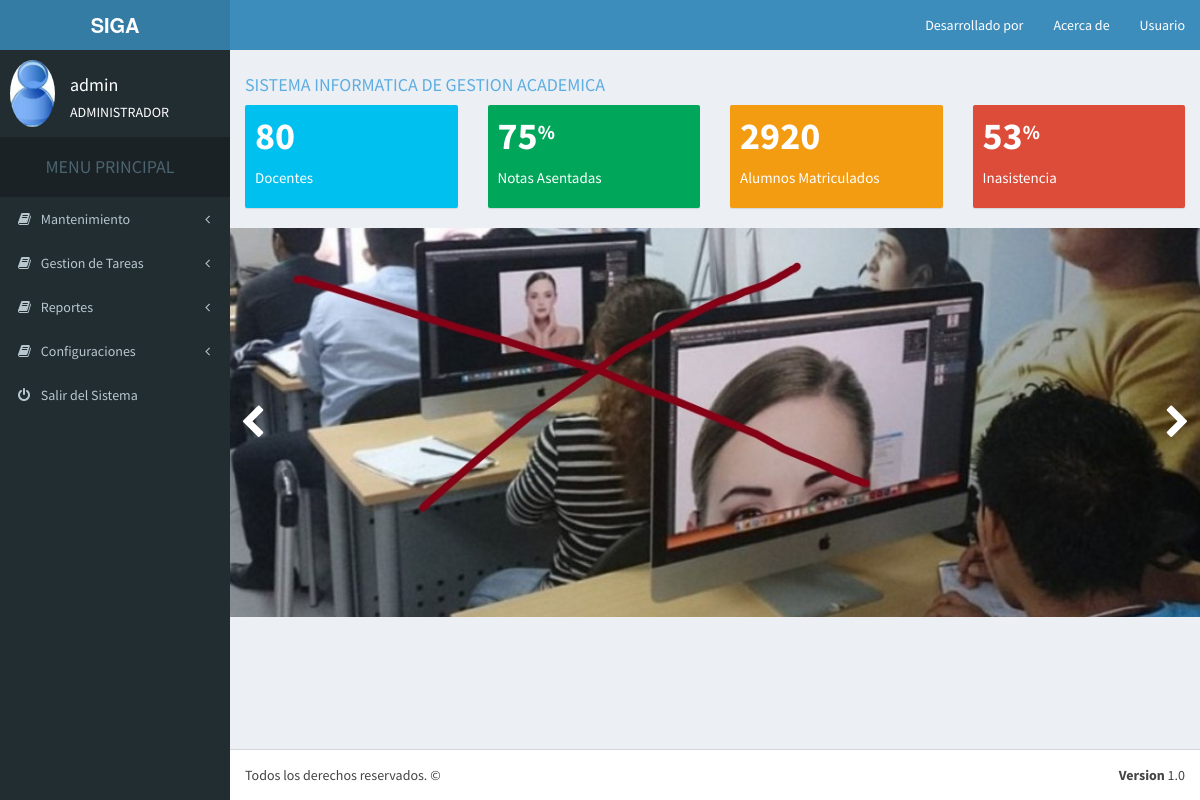
The page /php/menu.php (signed in) on the database its author committed.
### tables this page shows
CREATE TABLE `adm_parametros` (
  `par_nombreLargo` varchar(60) DEFAULT NULL,
  `par_nombreCorto` varchar(4) DEFAULT NULL
);

CREATE TABLE `adm_usuarios` (
  `usu_id` varchar(10) NOT NULL,
  `usu_nombre` varchar(60) DEFAULT NULL,
  `usu_password` varchar(60) DEFAULT NULL,
  `usu_rol` int(11) DEFAULT NULL,
  `usu_estado` varchar(1) DEFAULT NULL,
  PRIMARY KEY (`usu_id`),
  KEY `usu_rol` (`usu_rol`),
  CONSTRAINT `adm_usuarios_ibfk_1` FOREIGN KEY (`usu_rol`) REFERENCES `adm_roles` (`rol_id`)
);

CREATE TABLE `adm_roles` (
  `rol_id` int(11) NOT NULL AUTO_INCREMENT,
  `rol_descripcion` varchar(60) DEFAULT NULL,
  `rol_estado` varchar(1) DEFAULT NULL,
  PRIMARY KEY (`rol_id`)
);

CREATE TABLE `adm_programas` (
  `pro_id` int(11) NOT NULL AUTO_INCREMENT,
  `pro_descripcion` varchar(60) DEFAULT NULL,
  `pro_sistema` int(11) DEFAULT NULL,
  `pro_ruta` varchar(100) DEFAULT NULL,
  `pro_target` varchar(1) DEFAULT NULL,
  `pro_icono` varchar(60) DEFAULT NULL,
  `pro_estado` varchar(1) DEFAULT NULL,
  PRIMARY KEY (`pro_id`),
  KEY `pro_sistema` (`pro_sistema`),
  CONSTRAINT `adm_programas_ibfk_1` FOREIGN KEY (`pro_sistema`) REFERENCES `adm_sistemas` (`sis_id`)
);

### php/conexion.php (called while the page is built, shortened)
<?php
	$mysqli = new mysqli('localhost', 'root', 'root', '4g');
	if($mysqli->connect_error)
	{
		die('Error en la conexion' . $mysqli->connect_error);
	}
	else
	{
		$user = $_SESSION['_user'];
	}
 ?>

### php/menu.php (the view, shortened to what this page needs)
<?php
  include("conexion.php");
  $id_system  = $_SESSION["_system"];
  $sql = "SELECT * FROM adm_parametros ";
  $fila = mysqli_fetch_assoc(mysqli_query($conexion, $sql) );
  $xx_nombre_largo    = $fila['par_nombreLargo'];
  $xx_nombre_corto    = $fila['par_nombreCorto'];
  $sql = "SELECT * FROM adm_usuarios, adm_roles WHERE usu_id = '$user' AND usu_rol = rol_id ";
  $fila = mysqli_fetch_assoc(mysqli_query($conexion, $sql));
  $xx_tipo_usuario = $fila['rol_descripcion'];
  $xx_name_usuario = $fila['usu_nombre'];
  if (!file_exists($foto_user))
  { $foto_user = "../imagenes/avatar.jpg"; }
  $cadena = "";
  $result = mysqli_query($conexion,
                        " SELECT * FROM adm_menus, adm_programas, adm_sistemas
                          WHERE adm_menus.adm_programa = adm_programas.pro_id
                          AND adm_sistema = $id_system AND adm_tipo = 'P'
                          AND sis_id =  adm_sistema
                      ");
  while($data = mysqli_fetch_assoc($result))
  {
    $sistema_name = $data['sis_descripcion'];
    $menuPadre    = $data['adm_padre'];
    $menuName     = $data['pro_descripcion'];
    $cadena       = $cadena."
                            <li class='treeview'>
                              <a href=''>
                                <i class='fa fa-book'></i> <span>$menuName</span>
                                <span class='pull-right-container'> <i class='fa fa-angle-left pull-right'></i></span>
                              </a>
                              <ul class='treeview-menu'>
                            ";
    $result2 = mysqli_query($conexion,
                          " SELECT * FROM adm_menus, adm_programas, adm_permisos, adm_usuarios, adm_roles, adm_sistemas
                            WHERE adm_padre = $menuPadre
                            AND pro_id = adm_programa
                            AND adm_tipo = 'H'
                            AND pro_id = per_programa
                            AND rol_id = usu_rol
                            AND usu_id  = '$user'
                            AND rol_estado = 'A'
                            AND sis_estado = 'A'
                            AND sis_id = $id_system
                        ");
    while($data2 = mysqli_fetch_assoc($result2))
    {
      $program_id   = $data2['pro_id'];
      $program_name = $data2['pro_descripcion'];
      $program_ruta = $data2['pro_ruta'];
      $program_blank= "";
      $cadena      = $cadena."
                        <li class='active' onclick='set_cookie(\"cookie_id_program\",\"$program_id\")'><a href='$program_ruta' $program_blank >
                        <i class='fa fa-circle-o'></i> $program_name </a></li>
                      ";
    }
    $cadena      = $cadena."
                    </ul>
                    </li>
                      ";
  }
  $presentar = "
  <!DOCTYPE html>
  <html>
  <head>
    <link rel='stylesheet' href='../css/estilos_slider.css'>
    <link rel='stylesheet' href='../css/font-awesome.css'>
    <title> $sistema_name </title>
    <link rel='stylesheet' href='../bootstrap/css/bootstrap.min.css'>
    <link rel='stylesheet' href='https://cdnjs.cloudflare.com/ajax/libs/font-awesome/4.5.0/css/font-awesome.min.css'>
    <link rel='stylesheet' href='https://cdnjs.cloudflare.com/ajax/libs/ionicons/2.0.1/css/ionicons.min.css'>
    <link rel='stylesheet' href='../dist/css/AdminLTE.min.css'>
    <link rel='stylesheet' href='../dist/css/skins/_all-skins.min.css'>
    <link rel='stylesheet' href='../plugins/jvectormap/jquery-jvectormap-1.2.2.css'>
    <link rel='stylesheet' href='../plugins/datepicker/datepicker3.css'>
    <link rel='stylesheet' href='../plugins/daterangepicker/daterangepicker.css'>
    <link rel='stylesheet' href='../plugins/bootstrap-wysihtml5/bootstrap3-wysihtml5.min.css'>
  </head>
  <body class='sidebar-mini skin-blue' data-gr-c-s-loaded='true' style='height: auto; min-height: 100%;'>
    <div class='wrapper'>
      <header class='main-header'>
        <a href='#' class='logo'>
          <span class='logo-mini'><b>$xx_nombre_corto </b></span>
          <span class='logo-lg'>  <b>$xx_nombre_corto </b></span>
        </a>
        <nav class='navbar navbar-static-top'>
          <div class='navbar-custom-menu'>
            <ul class='nav navbar-nav'>
              <li class='dropdown user user-menu'>
                <a href='#' class='dropdown-toggle' data-toggle='dropdown'>
                  <span class='hidden-xs'>Desarrollado por </span>
                </a>
              </li>
              <li class='dropdown user user-menu'>
                <a href='#' class='dropdown-toggle' data-toggle='dropdown'>
                  <span class='hidden-xs'>Acerca de</span>
                </a>
              </li>
              <li class='dropdown user user-menu'>
                <a href='#' class='dropdown-toggle' data-toggle='dropdown'>
                  <span class='hidden-xs'>Usuario</span>
                </a>
                    <img src='$foto_user' class='img-circle' alt='Foto Usuario'>
                    <p> $xx_name_usuario </p>
                    <p> $xx_tipo_usuario </p>
              </li>
            </ul>
          </div>
        </nav>
      </header>
      <aside class='main-sidebar'>
        <section class='sidebar'>
          <div class='user-panel'>
            <div class='pull-left image'>
              <img src='$foto_user' class='img-circle' alt='User Image'>
            </div>
            <div class='pull-left info'>
              <p> <h4> $user </h4>$xx_tipo_usuario </p>
            </div>
          </div>
          <ul class='sidebar-menu'>
            <li class='header'><h4> <center> MENU PRINCIPAL </center></h4></li>
            ".$cadena."
             <li>
              <a href='salir.php'>
                <i class='fa fa-power-off'></i> <span>Salir del Sistema</span>
              </a>
            </li>
          </ul>
        </section>
      </aside>
      <div class='content-wrapper'>
        <section class='content'>
          <marquee> <h4 style='color:rgba(93, 173, 226);'> $xx_nombre_largo </h4> </marquee>
          <div class='row'>
            <div class='col-lg-3 col-xs-6'>
              <div class='small-box bg-aqua'>
                <div class='inner'>
                  <h3>80</h3>
                  <p>Docentes</p>
                </div>
              </div>
            </div>
            <div class='col-lg-3 col-xs-6'>
              <div class='small-box bg-green'>
                <div class='inner'>
                  <h3>75<sup style='font-size: 20px'>%</sup></h3>
                  <p>Notas Asentadas</p>
                </div>
              </div>
            </div>
            <div class='col-lg-3 col-xs-6'>
              <div class='small-box bg-yellow'>
                <div class='inner'>
                  <h3>2920</h3>
                  <p>Alumnos Matriculados</p>
                </div>
              </div>
            </div>
            <div class='col-lg-3 col-xs-6'>
              <div class='small-box bg-red'>
                <div class='inner'>
                  <h3>53<sup style='font-size: 20px'>%</sup></h3>
                  <p>Inasistencia</p>
                </div>
              </div>
            </div>
          </div>
          <div class='row'>
            <div class='slideshow'>
              <ul class='slider'>
                <li> <img src='../imagenes/1.jpg' alt=''> </li>
              </ul>
              <div class='left'> <span class='fa fa-chevron-left'></span> </div>
              <div class='right'> <span class='fa fa-chevron-right'></span> </div>
            </div>
          </div>
        </section>
      </div>
      <footer class='main-footer'>
        <div class='pull-right hidden-xs'>
          <b>Version</b> 1.0
        </div>
        Todos los derechos reservados. &copy;
      </footer>
    </div>
  </body>
  </html>
  ";
echo $presentar;
?>

### css/estilos_slider.css (style rules this page uses)
* { margin: 0; padding: 0; -webkit-box-sizing: border-box; -moz-box-sizing: border-box; box-sizing: border-box; }
ul,ol { list-style: none; }
body { font-family: Open sans; }
.slideshow { width: 100%; position: relative; }
.slider li, ul { width: 100%; }
.slider li { overflow: hidden; }
.slider li img { width: 100%; }
.left, .right { position: absolute; top: 0; height: 100%; display: flex; align-items: center; color: #fff; font-size: 35px; cursor: pointer; z-index: 2; }
.left { left: 10px; }
.right { right: 10px; }

### rows shown on the page
adm_parametros: par_nombreCorto "SIGA", par_nombreLargo "SISTEMA INFORMATICA DE GESTION ACADEMICA"
adm_usuarios: usu_rol.rol_descripcion "ADMINISTRADOR"
adm_programas: pro_descripcion "Mantenimiento"
adm_programas: pro_descripcion "Gestion de Tareas"
adm_programas: pro_descripcion "Reportes"
adm_programas: pro_descripcion "Configuraciones"

### other values the page prints
$user "admin"
